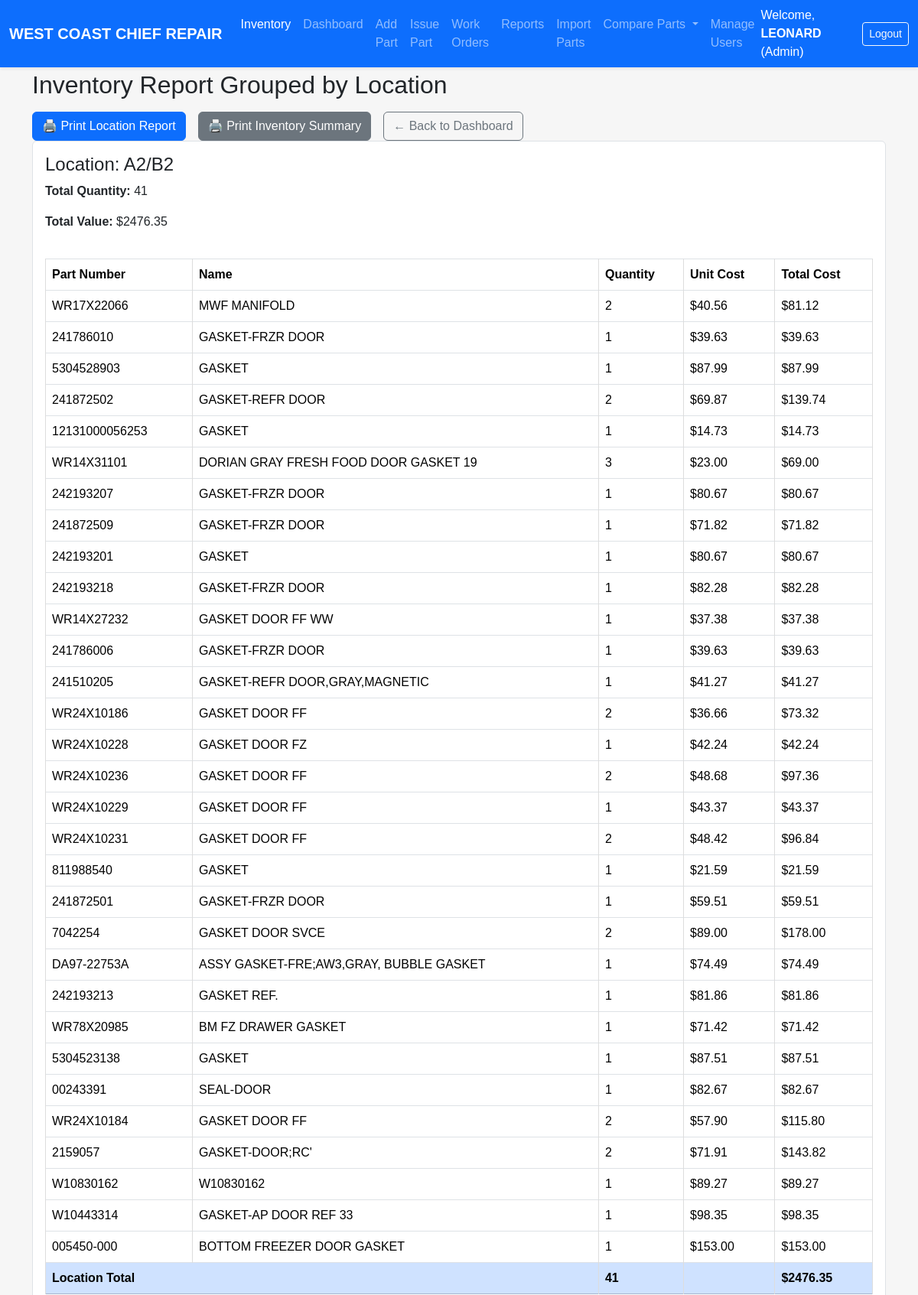
/dashboard/location_report (signed in, upper part), run on the app's committed database.
### models.py (models this page shows, shortened)
class User(UserMixin, db.Model):
    id = db.Column(db.Integer, primary_key=True)
    username = db.Column(db.String(64), unique=True, nullable=False)
    password_hash = db.Column(db.String(128), nullable=False)
    role = db.Column(db.String(20), nullable=False, default=ROLE_USER)
    @property
    def password(self):
        raise AttributeError('password is not a readable attribute')

class Part(db.Model):
    id = db.Column(db.Integer, primary_key=True)
    name = db.Column(db.String(100), nullable=False)
    part_number = db.Column(db.String(100), unique=True, nullable=False, index=True)
    quantity = db.Column(db.Integer, default=0)
    unit_cost = db.Column(db.Float, nullable=False)
    location = db.Column(db.String(100))
    created_at = db.Column(db.DateTime, default=datetime.utcnow)

### inventory/routes.py (the view)
@inventory_bp.route('/dashboard/location_report')
@login_required
def location_report():
    parts = Part.query.filter(Part.quantity > 0).all()
    locations = defaultdict(lambda: {
        'parts': [],
        'total_quantity': 0,
        'total_value': 0.0,
    })
    for part in parts:
        loc = part.location or 'Unknown'
        locations[loc]['parts'].append(part)
        locations[loc]['total_quantity'] += part.quantity
        locations[loc]['total_value'] += part.quantity * part.unit_cost
    grand_total_quantity = sum(data['total_quantity'] for data in locations.values())
    grand_total_value = sum(data['total_value'] for data in locations.values())
    return render_template('location_report.html',
                           locations=locations,
                           grand_total_quantity=grand_total_quantity,
                           grand_total_value=grand_total_value)

### auth/routes.py (called while the page is built)
@login_manager.user_loader
def load_user(user_id):
    return User.query.get(int(user_id))

### templates/location_report.html (shortened to what this page needs)
{% extends "base.html" %}
{% block content %}
<div class="sticky-toolbar">
  <h2 class="mb-3">Inventory Report Grouped by Location</h2>
  <div class="d-flex flex-wrap gap-3">
    <a href="{{ url_for('inventory.print_location_report') }}" class="btn btn-primary">🖨️ Print Location Report</a>
    <a href="{{ url_for('inventory.print_inventory_summary') }}" class="btn btn-secondary">🖨️ Print Inventory Summary</a>
    <a href="{{ url_for('inventory.dashboard') }}" class="btn btn-outline-secondary">← Back to Dashboard</a>
  </div>
</div>
{% if locations %}
  {% for loc, data in locations.items() %}
  <div class="card mb-4 p-3 border">
    <h4>Location: {{ loc }}</h4>
    <p><strong>Total Quantity:</strong> {{ data.total_quantity }}</p>
    <p><strong>Total Value:</strong> ${{ '%.2f'|format(data.total_value) }}</p>
    <table class="table table-bordered">
      <thead>
        <tr>
          <th>Part Number</th>
          <th>Name</th>
          <th>Quantity</th>
          <th>Unit Cost</th>
          <th>Total Cost</th>
        </tr>
      </thead>
      <tbody>
        {% for part in data.parts %}
        <tr>
          <td>{{ part.part_number }}</td>
          <td>{{ part.name }}</td>
          <td>{{ part.quantity }}</td>
          <td>${{ '%.2f'|format(part.unit_cost) }}</td>
          <td>${{ '%.2f'|format(part.quantity * part.unit_cost) }}</td>
        </tr>
        {% endfor %}
        <tr class="table-primary fw-bold">
          <td colspan="2">Location Total</td>
          <td>{{ data.total_quantity }}</td>
          <td></td>
          <td>${{ '%.2f'|format(data.total_value) }}</td>
        </tr>
      </tbody>
    </table>
  </div>
  {% endfor %}
{% else %}
  <p>No parts in inventory.</p>
{% endif %}
{% endblock %}

### templates/base.html (shortened to what this page needs)
<!DOCTYPE html>
<html lang="en">
<head>
  <link href="https://cdn.jsdelivr.net/npm/bootstrap@5.3.3/dist/css/bootstrap.min.css"
        rel="stylesheet"
 />
  <link rel="stylesheet" href="{{ url_for('static', filename='style.css') }}" />
</head>
<body>
  <nav class="navbar navbar-expand-lg navbar-dark bg-primary shadow-sm fixed-top">
    <div class="container-fluid">
      <a class="navbar-brand fw-bold" href="{{ url_for('inventory.dashboard') }}">
        WEST COAST CHIEF REPAIR
      </a>
      <div class="collapse navbar-collapse" id="navbarMain">
        <ul class="navbar-nav me-auto mb-2 mb-lg-0">
          <li class="nav-item">
            <a class="nav-link{% if request.endpoint and request.endpoint == 'inventory.location_report' %} active{% endif %}"
               href="{{ url_for('inventory.location_report') }}">Inventory</a>
          </li>
          <li class="nav-item">
            <a class="nav-link{% if request.endpoint and request.endpoint == 'inventory.dashboard' %} active{% endif %}"
               href="{{ url_for('inventory.dashboard') }}">Dashboard</a>
          </li>
          <li class="nav-item">
            <a class="nav-link{% if request.endpoint and request.endpoint == 'inventory.add_part' %} active{% endif %}"
               href="{{ url_for('inventory.add_part') }}">Add Part</a>
          </li>
          <li class="nav-item">
            <a class="nav-link{% if request.endpoint and request.endpoint == 'inventory.issue_part' %} active{% endif %}"
               href="{{ url_for('inventory.issue_part') }}">Issue Part</a>
          </li>
            {% set is_wo = request.endpoint and request.endpoint.startswith('inventory.wo_') %}
            <li class="nav-item">
                <a class="nav-link{{ ' active' if is_wo else '' }}"
                    href="{{ url_for('inventory.wo_list') }}">
                    Work Orders
                </a>
          </li>
          <li class="nav-item">
            <a class="nav-link{% if request.endpoint and request.endpoint.startswith('inventory.reports') %} active{% endif %}"
               href="{{ url_for('inventory.reports_grouped') }}">Reports</a>
          </li>
          <li class="nav-item">
            <a class="nav-link{% if request.endpoint and request.endpoint.startswith('inventory.import_parts') %} active{% endif %}"
               href="{{ url_for('inventory.import_parts') }}">Import Parts</a>
          </li>
          <li class="nav-item dropdown">
            <a class="nav-link dropdown-toggle" href="#" id="compareDropdown" role="button"
               data-bs-toggle="dropdown" data-bs-display="static" aria-expanded="false">
              Compare Parts
            </a>
          </li>
          {% if current_user.is_authenticated and current_user.role in ['superadmin', 'admin'] %}
          <li class="nav-item">
            <a class="nav-link{% if request.endpoint and request.endpoint.startswith('inventory.users') %} active{% endif %}"
               href="{{ url_for('inventory.users') }}">Manage Users</a>
          </li>
          {% endif %}
        </ul>
        {% if current_user.is_authenticated %}
        <div class="d-flex align-items-center">
          <span class="text-white me-3">
            Welcome, <strong>{{ current_user.username }}</strong> ({{ current_user.role.capitalize() }})
          </span>
          <a href="{{ url_for('auth.logout') }}" class="btn btn-outline-light btn-sm">Logout</a>
        </div>
        {% endif %}
      </div>
    </div>
  </nav>
  <main class="container" style="padding-top: 4.5rem;">
    {% block content %}{% endblock %}
  </main>
</body>
</html>

### static/style.css (style rules this page uses)
body { font-family: Arial, sans-serif; background-color:#f6f6f6; padding:20px; margin:0; }
.navbar { z-index:1200; }
table { width:100%; border-collapse:collapse; margin-top:20px; }
table th, table td { padding:10px; border:1px solid #ddd; text-align:left; }

### data on the page
User: username "LEONARD", role "Admin"
Part: location "A2/B2", total_quantity "41", total_value "2476.35", part_number "WR17X22066", name "MWF MANIFOLD", quantity "2", unit_cost "40.56", part.quantity*part.unit_cost "81.12"
Part: part_number "241786010", name "GASKET-FRZR DOOR", quantity "1", unit_cost "39.63", part.quantity*part.unit_cost "39.63"
Part: part_number "5304528903", name "GASKET", quantity "1", unit_cost "87.99", part.quantity*part.unit_cost "87.99"
Part: part_number "241872502", name "GASKET-REFR DOOR", quantity "2", unit_cost "69.87", part.quantity*part.unit_cost "139.74"
Part: part_number "12131000056253", name "GASKET", quantity "1", unit_cost "14.73", part.quantity*part.unit_cost "14.73"
Part: part_number "WR14X31101", name "DORIAN GRAY FRESH FOOD DOOR GASKET 19", quantity "3", unit_cost "23.00", part.quantity*part.unit_cost "69.00"
Part: part_number "242193207", name "GASKET-FRZR DOOR", quantity "1", unit_cost "80.67", part.quantity*part.unit_cost "80.67"
Part: part_number "241872509", name "GASKET-FRZR DOOR", quantity "1", unit_cost "71.82", part.quantity*part.unit_cost "71.82"
Part: part_number "242193201", name "GASKET", quantity "1", unit_cost "80.67", part.quantity*part.unit_cost "80.67"
Part: part_number "242193218", name "GASKET-FRZR DOOR", quantity "1", unit_cost "82.28", part.quantity*part.unit_cost "82.28"
Part: part_number "WR14X27232", name "GASKET DOOR FF WW", quantity "1", unit_cost "37.38", part.quantity*part.unit_cost "37.38"
Part: part_number "241786006", name "GASKET-FRZR DOOR", quantity "1", unit_cost "39.63", part.quantity*part.unit_cost "39.63"
Part: part_number "241510205", name "GASKET-REFR DOOR,GRAY,MAGNETIC", quantity "1", unit_cost "41.27", part.quantity*part.unit_cost "41.27"
Part: part_number "WR24X10186", name "GASKET DOOR FF", quantity "2", unit_cost "36.66", part.quantity*part.unit_cost "73.32"
Part: part_number "WR24X10228", name "GASKET DOOR FZ", quantity "1", unit_cost "42.24", part.quantity*part.unit_cost "42.24"
Part: part_number "WR24X10236", name "GASKET DOOR FF", quantity "2", unit_cost "48.68", part.quantity*part.unit_cost "97.36"
Part: part_number "WR24X10229", name "GASKET DOOR FF", quantity "1", unit_cost "43.37", part.quantity*part.unit_cost "43.37"
Part: part_number "WR24X10231", name "GASKET DOOR FF", quantity "2", unit_cost "48.42", part.quantity*part.unit_cost "96.84"
Part: part_number "811988540", name "GASKET", quantity "1", unit_cost "21.59", part.quantity*part.unit_cost "21.59"
Part: part_number "241872501", name "GASKET-FRZR DOOR", quantity "1", unit_cost "59.51", part.quantity*part.unit_cost "59.51"
Part: part_number "7042254", name "GASKET DOOR SVCE", quantity "2", unit_cost "89.00", part.quantity*part.unit_cost "178.00"
Part: part_number "DA97-22753A", name "ASSY GASKET-FRE;AW3,GRAY, BUBBLE GASKET", quantity "1", unit_cost "74.49", part.quantity*part.unit_cost "74.49"
Part: part_number "242193213", name "GASKET REF.", quantity "1", unit_cost "81.86", part.quantity*part.unit_cost "81.86"
Part: part_number "WR78X20985", name "BM FZ DRAWER GASKET", quantity "1", unit_cost "71.42", part.quantity*part.unit_cost "71.42"
Part: part_number "5304523138", name "GASKET", quantity "1", unit_cost "87.51", part.quantity*part.unit_cost "87.51"
Part: part_number "00243391", name "SEAL-DOOR", quantity "1", unit_cost "82.67", part.quantity*part.unit_cost "82.67"
Part: part_number "WR24X10184", name "GASKET DOOR FF", quantity "2", unit_cost "57.90", part.quantity*part.unit_cost "115.80"
Part: part_number "2159057", name "GASKET-DOOR;RC'", quantity "2", unit_cost "71.91", part.quantity*part.unit_cost "143.82"
Part: part_number "W10830162", name "W10830162", quantity "1", unit_cost "89.27", part.quantity*part.unit_cost "89.27"
Part: part_number "W10443314", name "GASKET-AP DOOR REF 33", quantity "1", unit_cost "98.35", part.quantity*part.unit_cost "98.35"
Part: part_number "005450-000", name "BOTTOM FREEZER DOOR GASKET", quantity "1", unit_cost "153.00", part.quantity*part.unit_cost "153.00"
